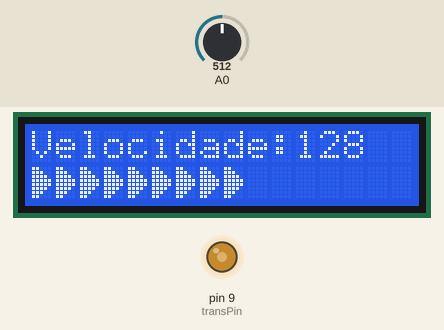
This sketch was run on a simulated Arduino Uno, built with avr-gcc and run on an emulated ATmega328P. Shown: 16×2 character LCD, output pins drawn as LEDs (lit = HIGH). The inputs (shaded band) are chosen by the test bench; at power-on: A0 = 512. What the sketch prints to the serial monitor is not drawn.

Above: at 1.2 s.
1.3 s: A0 set to 716
At 1.78 s:
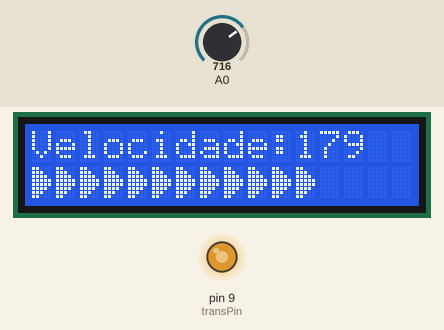
4.0 s: A0 set to 754
At 4.27 s:
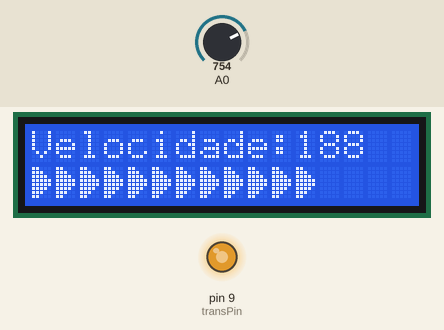
5.5 s: A0 set to 775
At 5.77 s:
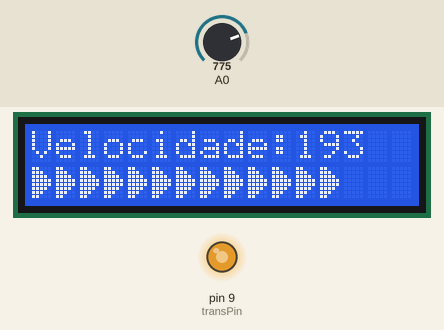
7.5 s: A0 set to 246
At 7.75 s:
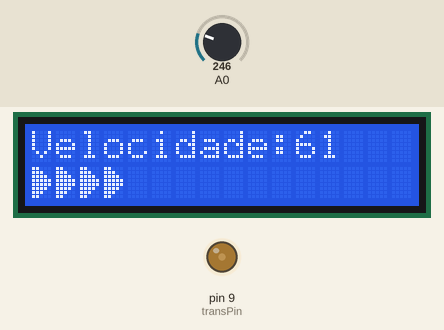
9.5 s: A0 set to 266
At 9.86 s:
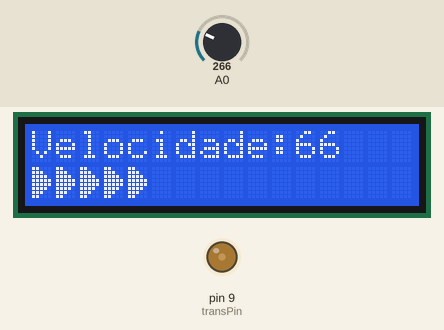
12.0 s: A0 set to 199
At 12.45 s:
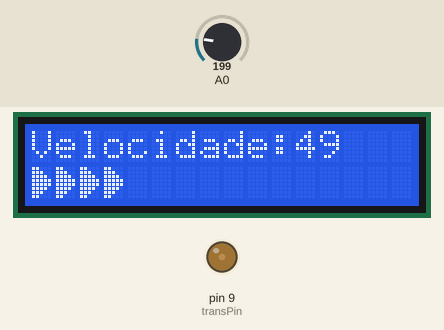
13.7 s: A0 set to 179
Timing chart, 0 to 16.7 s (numbered marks = the images above; inputs shaded):
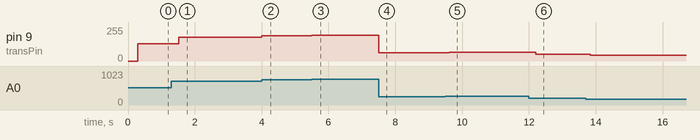

The sketch:

parte_1.ino
```cpp
#include <LiquidCrystal.h>

////////////////////////////////////////////////////////////////////////
// Código que usa um potenciômetro para fazer uma barra de progressão //
////////////////////////////////////////////////////////////////////////

#include <Wire.h> // Biblioteca comunicação com o I2C
#include <LiquidCrystal_I2C.h> // Biblioteca comunicação com o display 16x2

#define col 16 // define numero de colunas do display
#define lin  2 // define numero de linhas do display
#define ende  0x27 // define endereço do display.

int transPin = 9;
int potValue = 0;

LiquidCrystal_I2C lcd(ende,col,lin);
// função LiquidCrystal para ser usada com o I2C

byte acende[] = { B11000, B11100, B11110, B11111, B11111, B11110, B11100, B11000 };

void setup() {
  lcd.init(); // iniciar a comunicação com o display
  lcd.backlight(); // liga a luz do display
  lcd.clear(); // limpa a tela do display
  Serial.begin(9600);
}

void loop() {
  createGlyphDemo();
  barraProgressao();
  potValue = analogRead(A0) / 4;
  Serial.println(potValue);
  analogWrite(transPin, potValue);
}

void createGlyphDemo() {
  lcd.clear();
  // Cria um array de bytes com uma cara feliz
  lcd.createChar(0, acende); // Cria o caractere personalizado 0
}

void barraProgressao(){

  if(potValue >= 0 && potValue <16)
  {
    lcd.setCursor(0,1);
    lcd.write(byte (0));
  }
  if(potValue >= 16 && potValue <32)
  {
    for(int i=0;i<2;i++)
    {
      lcd.setCursor(i,1);
      lcd.write(byte (0));
    }
  }
  if(potValue >= 32 && potValue <48)
  {
    for(int i=0;i<3;i++)
    {
      lcd.setCursor(i,1);
      lcd.write(byte (0));
    }
  }

  if(potValue >= 48 && potValue <64)
  {
    for(int i=0;i<4;i++)
    {
      lcd.setCursor(i,1);
      lcd.write(byte (0));
    }
  }

  if(potValue >= 64 && potValue <80)
  {
    for(int i=0;i<5;i++)
    {
      lcd.setCursor(i,1);
      lcd.write(byte (0));
    }
  }

  if(potValue >= 80 && potValue <96)
  {
    for(int i=0;i<6;i++)
    {
      lcd.setCursor(i,1);
      lcd.write(byte (0));
    }
  }

  if(potValue >= 96 && potValue <112)
  {
    for(int i=0;i<7;i++)
    {
      lcd.setCursor(i,1);
      lcd.write(byte (0));
    }
  }

  if(potValue >= 112 && potValue <128)
  {
    for(int i=0;i<8;i++)
    {
      lcd.setCursor(i,1);
      lcd.write(byte (0));
    }
  }

  if(potValue >= 128 && potValue <144)
  {
    for(int i=0;i<9;i++)
    {
      lcd.setCursor(i,1);
      lcd.write(byte (0));
    }
  }

  if(potValue >= 144 && potValue <160)
  {
    for(int i=0;i<10;i++)
    {
      lcd.setCursor(i,1);
      lcd.write(byte (0));
    }
  }

  if(potValue >= 160 && potValue <176)
  {
    for(int i=0;i<11;i++)
    {
      lcd.setCursor(i,1);
      lcd.write(byte (0));
    }
  }

  if(potValue >= 176 && potValue <192)
  {
    for(int i=0;i<12;i++)
    {
      lcd.setCursor(i,1);
      lcd.write(byte (0));
    }
  }

  if(potValue >= 192 && potValue <208)
  {
    for(int i=0;i<13;i++)
    {
      lcd.setCursor(i,1);
      lcd.write(byte (0));
    }
  }

  if(potValue >= 208 && potValue <224)
  {
    for(int i=0;i<14;i++)
    {
      lcd.setCursor(i,1);
      lcd.write(byte (0));
    }
  }

  if(potValue >= 224 && potValue <240)
  {
    for(int i=0;i<15;i++)
    {
      lcd.setCursor(i,1);
      lcd.write(byte (0));
    }
  }

  if(potValue >= 240 && potValue <256)
  {
    for(int i=0;i<16;i++)
    {
      lcd.setCursor(i,1);
      lcd.write(byte (0));
    }
  }
  lcd.setCursor(0,0);
  lcd.print("Velocidade:");
  lcd.print(potValue);
  delay(200);
  lcd.clear();
}
```

Measured:
- the behaviour switches between 767 and 768 on A0 (found by bisection; images 2 and 3)
- after the input at 1.3 s, pin 9 (transPin): 128/255 → 179/255 after 0.21 s; the display: first differs from a run without the input after 0.26 s (image 1)
- after the input at 4.0 s, pin 9 (transPin): 179/255 → 188/255 at once; the display: first differs from a run without the input after 0.05 s (image 2)
- after the input at 5.5 s, pin 9 (transPin): 188/255 → 193/255 at once; the display: first differs from a run without the input after 0.05 s (image 3)
- after the input at 7.5 s, pin 9 (transPin): 193/255 → 61/255 at once; the display: first differs from a run without the input at once (image 4)
- after the input at 9.5 s, pin 9 (transPin): 61/255 → 66/255 after 0.11 s; the display: changes after 0.14 s (image 5)
- after the input at 12.0 s, pin 9 (transPin): 66/255 → 49/255 after 0.20 s; the display: changes after 0.23 s (image 6)
- after the input at 13.7 s, pin 9 (transPin): 49/255 → 44/255 after 0.14 s
